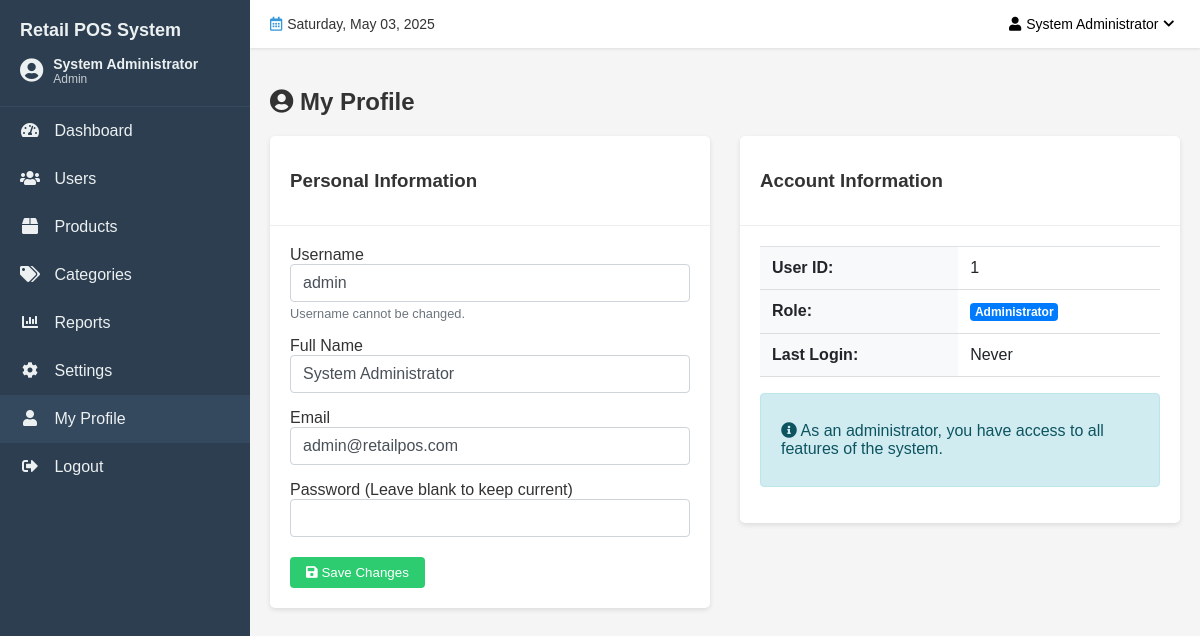
Screenshot of /admin/profile.php (signed in) with the database file from the repository.
### tables this page shows
CREATE TABLE IF NOT EXISTS users (
    user_id INT AUTO_INCREMENT PRIMARY KEY,
    username VARCHAR(50) NOT NULL UNIQUE,
    password VARCHAR(255) NOT NULL,
    full_name VARCHAR(100) NOT NULL,
    email VARCHAR(100) UNIQUE,
    role ENUM('admin', 'salesperson', 'stock_manager') NOT NULL,
    status ENUM('active', 'inactive', 'suspended') NOT NULL DEFAULT 'active',
    created_at TIMESTAMP DEFAULT CURRENT_TIMESTAMP,
    last_login TIMESTAMP NULL,
    last_logout TIMESTAMP NULL
);

### admin/profile.php (the view, shortened to what this page needs)
<?php
$conn = getConnection();
$query = "SELECT full_name, email, username FROM users WHERE user_id = ?";
$stmt = $conn->prepare($query);
$stmt->bind_param("i", $_SESSION['user_id']);
$stmt->execute();
$result = $stmt->get_result();
$user = $result->fetch_assoc();
include '../includes/header/header.php';
?>
<div class="page-header">
    <h2><i class="fas fa-user-circle"></i> My Profile</h2>
</div>
<div class="row">
    <div class="col-md-6">
        <div class="card">
            <div class="card-header">
                <h3>Personal Information</h3>
            </div>
            <div class="card-body">
                <form action="profile.php" method="post">
                    <div class="form-group">
                        <label for="username">Username</label>
                        <input type="text" class="form-control" id="username" value="<?php echo $user['username']; ?>" readonly>
                        <small class="form-text text-muted">Username cannot be changed.</small>
                    </div>
                    <div class="form-group">
                        <label for="full_name">Full Name</label>
                        <input type="text" class="form-control" id="full_name" name="full_name" value="<?php echo $user['full_name']; ?>" required>
                    </div>
                    <div class="form-group">
                        <label for="email">Email</label>
                        <input type="email" class="form-control" id="email" name="email" value="<?php echo $user['email']; ?>" required>
                    </div>
                    <div class="form-group">
                        <label for="password">Password (Leave blank to keep current)</label>
                        <input type="password" class="form-control" id="password" name="password">
                    </div>
                    <div class="form-actions">
                        <button type="submit" class="btn btn-success"><i class="fas fa-save"></i> Save Changes</button>
                    </div>
                </form>
            </div>
        </div>
    </div>
    <div class="col-md-6">
        <div class="card">
            <div class="card-header">
                <h3>Account Information</h3>
            </div>
            <div class="card-body">
                <table class="table">
                    <tr>
                        <th>User ID:</th>
                        <td><?php echo $_SESSION['user_id']; ?></td>
                    </tr>
                    <tr>
                        <th>Role:</th>
                        <td><span class="badge badge-primary">Administrator</span></td>
                    </tr>
                    <tr>
                        <th>Last Login:</th>
                        <td>
                            <?php
                            $query = "SELECT last_login FROM users WHERE user_id = ?";
                            $stmt = $conn->prepare($query);
                            $stmt->bind_param("i", $_SESSION['user_id']);
                            $stmt->execute();
                            $result = $stmt->get_result();
                            $login_data = $result->fetch_assoc();
                            echo $login_data['last_login'] ? date('M d, Y H:i', strtotime($login_data['last_login'])) : 'Never';
                            ?>
                        </td>
                    </tr>
                </table>
                <div class="alert alert-info">
                    <p><i class="fas fa-info-circle"></i> As an administrator, you have access to all features of the system.</p>
                </div>
            </div>
        </div>
    </div>
</div>
<?php
include '../includes/footer/footer.php';
?>

### assets/css/style.css (style rules this page uses)
* { box-sizing: border-box; }
body { font-family: Arial, sans-serif; margin: 0; padding: 0; background-color: #f4f4f4; color: #333; }
.btn { display: inline-block; padding: 8px 16px; background-color: #2c3e50; color: white; border: none; border-radius: 4px; cursor: pointer; transition: background-color 0.3s ease; }
.btn-success { background-color: #2ecc71; }
.form-group { margin-bottom: 1rem; }
.form-control { display: block; width: 100%; padding: 0.5rem 0.75rem; font-size: 1rem; line-height: 1.5; color: #495057; background-color: #fff; background-clip: padding-box; border: 1px solid #ced4da; border-radius: 0.25rem; transition: border-color 0.15s ease-in-out, box-shadow 0.15s ease-in-out; }
.table { width: 100%; border-collapse: collapse; margin-bottom: 1rem; }
.table th, .table td { padding: 12px 15px; border-bottom: 1px solid #ddd; text-align: left; }
.table th { background-color: #f8f9fa; font-weight: bold; }
.alert { padding: 15px; margin-bottom: 20px; border: 1px solid transparent; border-radius: 4px; }
.alert-info { color: #0c5460; background-color: #d1ecf1; border-color: #bee5eb; }
.card { background-color: #fff; border-radius: 5px; box-shadow: 0 2px 5px rgba(0, 0, 0, 0.1); margin-bottom: 20px; }
.card-header { padding: 15px 20px; border-bottom: 1px solid #eee; font-weight: bold; }
.card-body { padding: 20px; }
.badge { display: inline-block; padding: 0.25em 0.6em; font-size: 75%; font-weight: 700; line-height: 1; text-align: center; white-space: nowrap; vertical-align: baseline; border-radius: 0.25rem; }
.badge-primary { color: #fff; background-color: #2c3e50; }

### admin/profile.php (style rules this page uses)
.page-header { margin-bottom: 20px; }
.row { display: flex; flex-wrap: wrap; margin-right: -15px; margin-left: -15px; }
.col-md-6 { flex: 0 0 50%; max-width: 50%; padding-right: 15px; padding-left: 15px; }
.card { background-color: #fff; border-radius: 5px; box-shadow: 0 2px 5px rgba(0, 0, 0, 0.1); margin-bottom: 20px; }
.card-header { padding: 15px 20px; border-bottom: 1px solid #eee; }
.card-body { padding: 20px; }
.form-group { margin-bottom: 1rem; }
.form-control { display: block; width: 100%; padding: 0.375rem 0.75rem; font-size: 1rem; line-height: 1.5; color: #495057; background-color: #fff; background-clip: padding-box; border: 1px solid #ced4da; border-radius: 0.25rem; }
.form-text { display: block; margin-top: 0.25rem; font-size: 80%; color: #6c757d; }
.form-actions { margin-top: 20px; }
.table { width: 100%; margin-bottom: 1rem; color: #212529; border-collapse: collapse; }
.table th, .table td { padding: 0.75rem; vertical-align: top; border-top: 1px solid #dee2e6; }
.badge { display: inline-block; padding: 0.25em 0.4em; font-size: 75%; font-weight: 700; line-height: 1; text-align: center; white-space: nowrap; vertical-align: baseline; border-radius: 0.25rem; }
.badge-primary { color: #fff; background-color: #007bff; }
.alert { position: relative; padding: 0.75rem 1.25rem; margin-bottom: 1rem; border: 1px solid transparent; border-radius: 0.25rem; }
.alert-info { color: #0c5460; background-color: #d1ecf1; border-color: #bee5eb; }

### includes/footer/footer.php (style rules this page uses)
* { box-sizing: border-box; }
body { margin: 0; padding: 0; font-family: Arial, sans-serif; background-color: #f5f5f5; color: #333; }

### rows the page displays
users: username "admin", full_name "System Administrator", email "admin@retailpos.com"

### other values shown
$settings['company_name'] "Retail POS System"
$_SESSION['full_name'] "System Administrator"
$_SESSION['role'] "Admin"
$_SESSION['user_id'] "1"
